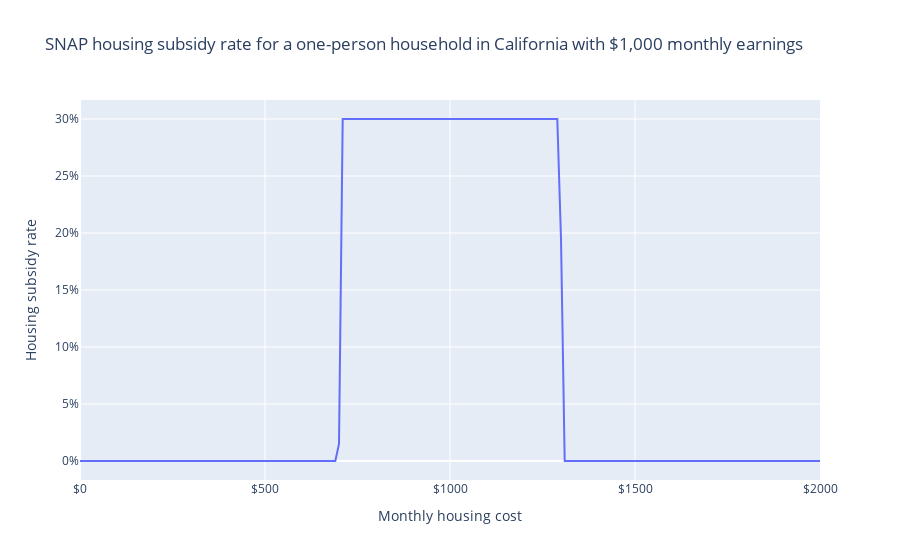

The cell this chart's notebook holds for it:
### Markdown cell above
As before, we can also see the rate at which SNAP increases with housing costs. For this household, SNAP subsidizes housing costs at a rate of 30% for housing costs ranging from \$700 to \$1,300 per month.

### Code cell
fig = px.line(
    df,
    "housing_cost",
    "housing_subsidy_rate",
    labels=LABELS,
    title="SNAP housing subsidy rate for a one-person household in California with $1,000 monthly earnings",
)
fig.update_layout(xaxis_tickformat="$", yaxis_tickformat=".0%")
fig.show()

### Figure 1 — Plotly figure (JSON) as saved in the notebook; plotly's stock layout.template omitted (floating-point values rounded to 4 significant figures; data arrays with more than 128 entries replaced by an {"elided": "..."} marker saying what was removed)
{"data": [{"hovertemplate": "Monthly housing cost=%{x}<br>Housing subsidy rate=%{y}<extra></extra>", "legendgroup": "", "line": {"color": "#636efa", "dash": "solid"}, "marker": {"symbol": "circle"}, "mode": "lines", "name": "", "orientation": "v", "showlegend": false, "type": "scatter", "x": {"elided": "201 int values"}, "xaxis": "x", "y": {"elided": "201 float values"}, "yaxis": "y"}], "layout": {"autosize": true, "legend": {"tracegroupgap": 0}, "title": {"text": "SNAP housing subsidy rate for a one-person household in California with $1,000 monthly earnings"}, "xaxis": {"anchor": "y", "autorange": true, "domain": [0, 1], "range": [0, 2000], "tickformat": "$", "title": {"text": "Monthly housing cost"}, "type": "linear"}, "yaxis": {"anchor": "x", "autorange": true, "domain": [0, 1], "range": [-0.01667, 0.3167], "tickformat": ".0%", "title": {"text": "Housing subsidy rate"}, "type": "linear"}}}
